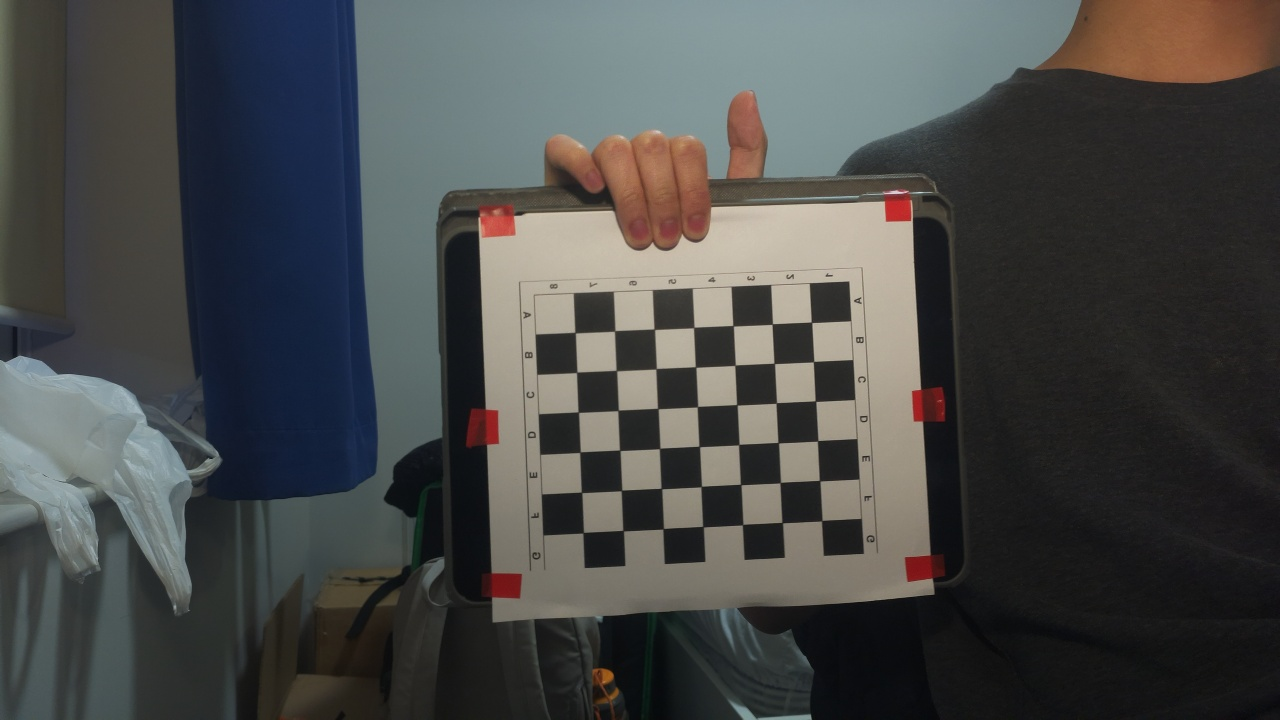
#> input picture utilityPrograms/CameraCalibration/CalImLeft0.jpg, 1280 x 720 px, found by its file name
$ python epipolartest.py   (older library calls are emulated)
#> lines starting #> are read from the running program, lines starting #| are printed output that depends on the picture
import cv2
import numpy as np

# Load images
img2 = cv2.imread('utilityPrograms\\CameraCalibration\\CalImLeft0.jpg')  # Base image
#> img2 is the input picture: shape (720, 1280, 3); mean B, G, R 72.5, 73.5, 72.4
img1 = cv2.imread('utilityPrograms\\CameraCalibration\\CalImRight0.jpg')  # Image to overlay
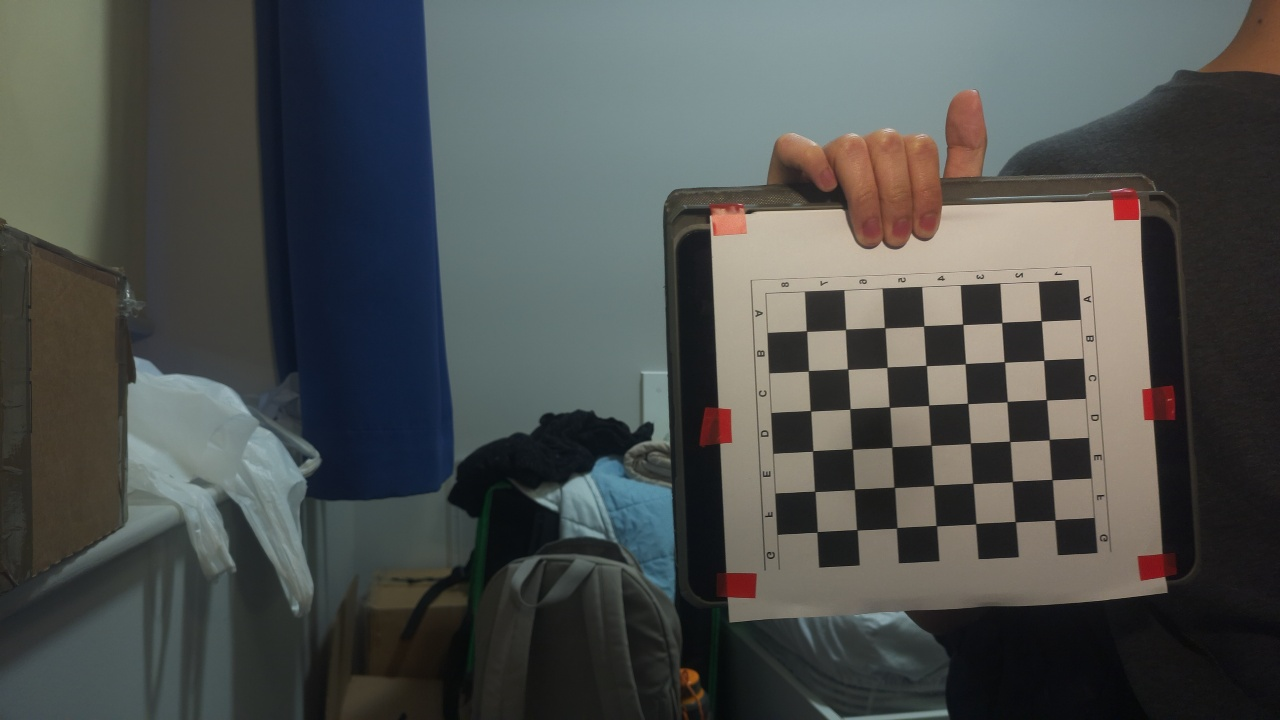
#> input picture utilityPrograms/CameraCalibration/CalImRight0.jpg, 1280 x 720 px, found by its file name
#> img1 is the input picture: shape (720, 1280, 3); mean B, G, R 78.3, 80.2, 77.3

h, w = img1.shape[:2]
#> h = 720; w = 1280

calib = np.load('stereo_params.npz')
#> (reads nonProdTestingFiles/TestCode/stereo_params.npz from the repository)
K1, dist1 = calib['K1'], calib['dist1']
K2, dist2 = calib['K2'], calib['dist2']
R1, R2 = calib['R1'], calib['R2']
P1, P2 = calib['P1'], calib['P2']
Q = calib['Q']

# Compute rectification maps
map1L, map2L = cv2.initUndistortRectifyMap(K1, dist1, R1, P1, (w, h), cv2.CV_16SC2)
map1R, map2R = cv2.initUndistortRectifyMap(K2, dist2, R2, P2, (w, h), cv2.CV_16SC2)

# Apply remap (rectify images)
rectifiedL = cv2.remap(img2, map1L, map2L, cv2.INTER_LINEAR)
rectifiedR = cv2.remap(img1, map1R, map2R, cv2.INTER_LINEAR)


# [4 lines of commented-out code are left out]

if img1 is None or img2 is None:
    raise FileNotFoundError("Make sure both 'image1.jpg' and 'image2.jpg' exist in the same folder")

# Resize img2 to match img1 size if needed
rectifiedL = cv2.resize(rectifiedL, (rectifiedR.shape[1], rectifiedR.shape[0]))


# Trackbar callback function (does nothing but required by createTrackbar)
def nothing(x):
    pass

# Create window and trackbars
cv2.namedWindow('Overlay')
cv2.createTrackbar('X Offset', 'Overlay', 0, rectifiedL.shape[1], nothing)
#> slider 'X Offset' is set to 100
cv2.createTrackbar('Y Offset', 'Overlay', 0, rectifiedL.shape[0], nothing)
#> slider 'Y Offset' is set to 100

while True:
    x_offset = cv2.getTrackbarPos('X Offset', 'Overlay')
    y_offset = cv2.getTrackbarPos('Y Offset', 'Overlay')

    # Create blank canvas
    overlay = rectifiedR.copy()

    # Define region of interest on base image
    x_end = min(rectifiedR.shape[1], rectifiedL.shape[1] + x_offset)
#> x_end = 1280
    y_end = min(rectifiedR.shape[0], rectifiedL.shape[0] + y_offset)
#> y_end = 720
    x_start = min(rectifiedR.shape[1], max(0, x_offset))
#> x_start = 100
    y_start = min(rectifiedR.shape[0], max(0, y_offset))
#> y_start = 100

    # Define overlay area on img2
    x1 = max(0, -x_offset)
    y1 = max(0, -y_offset)
    x2 = x1 + (x_end - x_start)
#> x2 = 1180
    y2 = y1 + (y_end - y_start)
#> y2 = 620

    if x_end > x_start and y_end > y_start:
        roi = overlay[y_start:y_end, x_start:x_end]
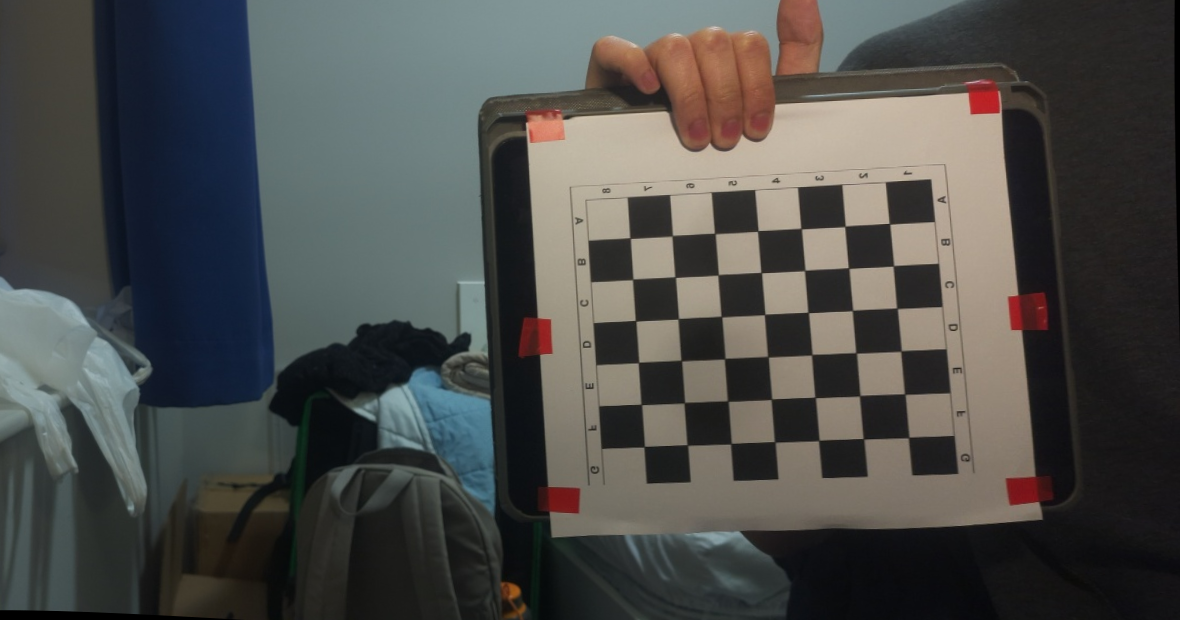
#> roi: shape (620, 1180, 3); mean B, G, R 74.2, 76.3, 75.8
        img2_crop = rectifiedL[y1:y2, x1:x2]
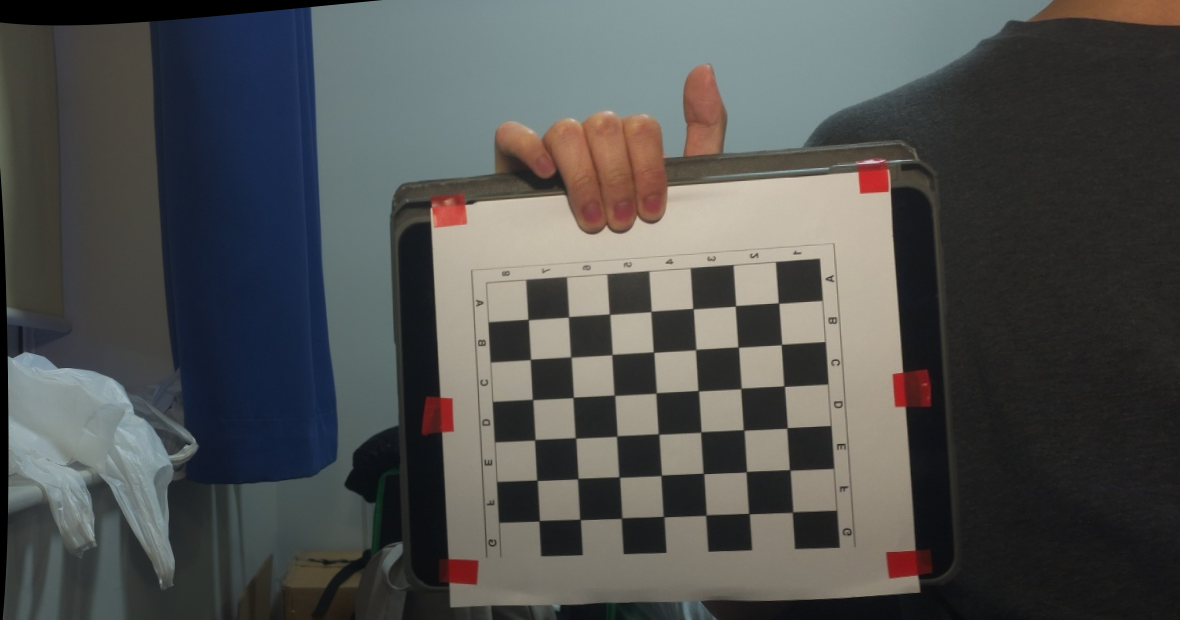
#> img2_crop: shape (620, 1180, 3); mean B, G, R 79.5, 80.8, 79.8

        blended = cv2.addWeighted(roi, 0.5, img2_crop, 0.5, 0)
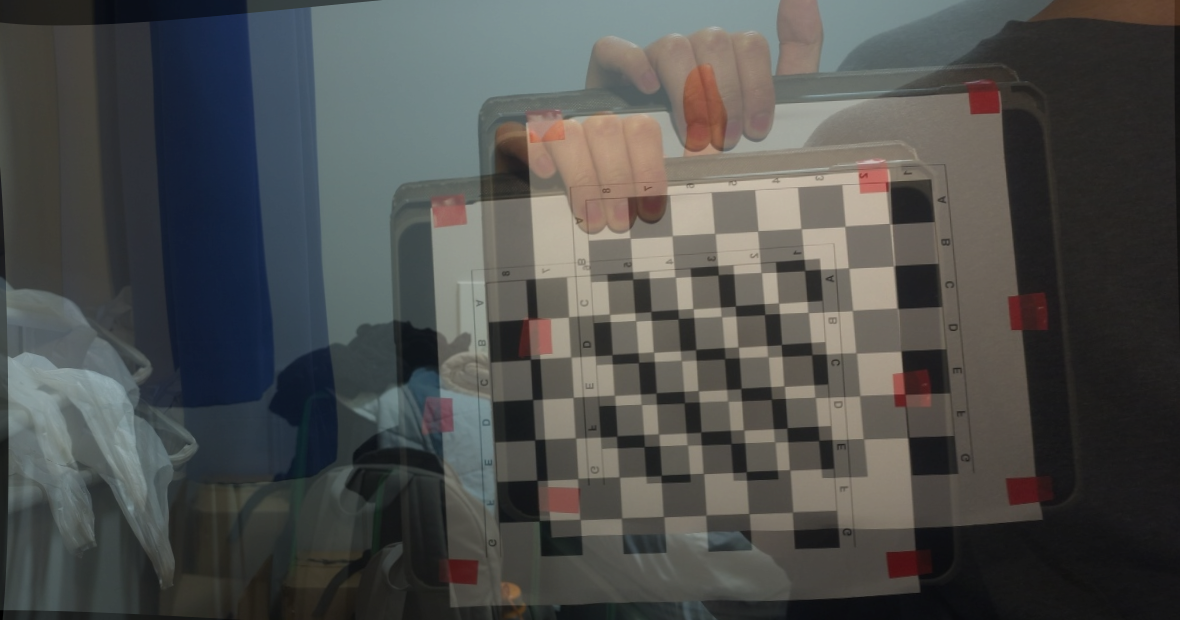
#> blended: shape (620, 1180, 3); mean B, G, R 76.8, 78.6, 77.8
        overlay[y_start:y_end, x_start:x_end] = blended
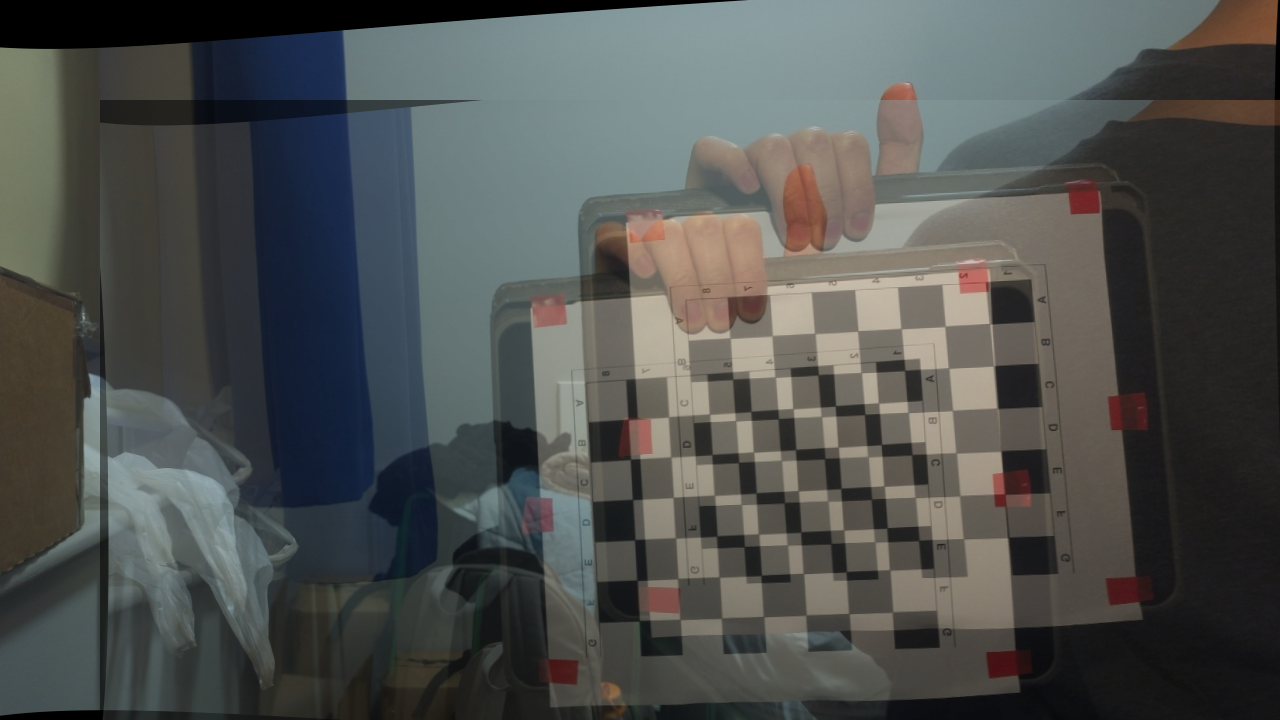
#> overlay: shape (720, 1280, 3); mean B, G, R 79.2, 81.1, 78.9

    cv2.imshow('Overlay', overlay)

    key = cv2.waitKey(1)
#> (key Esc is pressed here)
    if key == 27:  # ESC to exit
        break

cv2.destroyAllWindows()
